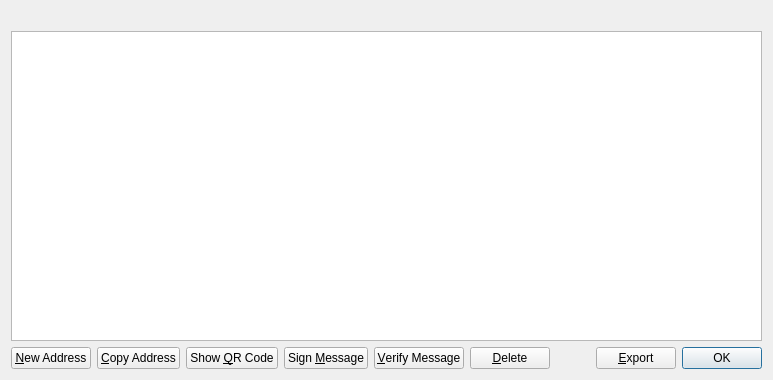
<?xml version="1.0" encoding="UTF-8"?>
<ui version="4.0">
 <class>AddressBookPage</class>
 <widget class="QWidget" name="AddressBookPage">
  <property name="geometry">
   <rect>
    <x>0</x>
    <y>0</y>
    <width>773</width>
    <height>380</height>
   </rect>
  </property>
  <property name="windowTitle">
   <string>Address Book</string>
  </property>
  <property name="styleSheet">
   <string notr="true">background-image: url(:/images/xd2);</string>
  </property>
  <layout class="QVBoxLayout" name="verticalLayout">
   <item>
    <widget class="QLabel" name="labelExplanation">
     <property name="textFormat">
      <enum>Qt::PlainText</enum>
     </property>
     <property name="wordWrap">
      <bool>true</bool>
     </property>
    </widget>
   </item>
   <item>
    <widget class="QTableView" name="tableView">
     <property name="contextMenuPolicy">
      <enum>Qt::CustomContextMenu</enum>
     </property>
     <property name="toolTip">
      <string>Double-click to edit address or label</string>
     </property>
     <property name="tabKeyNavigation">
      <bool>false</bool>
     </property>
     <property name="alternatingRowColors">
      <bool>true</bool>
     </property>
     <property name="selectionMode">
      <enum>QAbstractItemView::SingleSelection</enum>
     </property>
     <property name="selectionBehavior">
      <enum>QAbstractItemView::SelectRows</enum>
     </property>
     <property name="sortingEnabled">
      <bool>true</bool>
     </property>
     <attribute name="verticalHeaderVisible">
      <bool>false</bool>
     </attribute>
    </widget>
   </item>
   <item>
    <layout class="QHBoxLayout" name="horizontalLayout">
     <item>
      <widget class="QPushButton" name="newAddress">
       <property name="toolTip">
        <string>Create a new address</string>
       </property>
       <property name="text">
        <string>&amp;New Address</string>
       </property>
       <property name="icon">
        <iconset resource="../bitcoin.qrc">
         <normaloff>:/icons/add</normaloff>:/icons/add</iconset>
       </property>
      </widget>
     </item>
     <item>
      <widget class="QPushButton" name="copyAddress">
       <property name="toolTip">
        <string>Copy the currently selected address to the system clipboard</string>
       </property>
       <property name="text">
        <string>&amp;Copy Address</string>
       </property>
       <property name="icon">
        <iconset resource="../bitcoin.qrc">
         <normaloff>:/icons/editcopy</normaloff>:/icons/editcopy</iconset>
       </property>
      </widget>
     </item>
     <item>
      <widget class="QPushButton" name="showQRCode">
       <property name="text">
        <string>Show &amp;QR Code</string>
       </property>
       <property name="icon">
        <iconset resource="../bitcoin.qrc">
         <normaloff>:/icons/qrcode</normaloff>:/icons/qrcode</iconset>
       </property>
      </widget>
     </item>
     <item>
      <widget class="QPushButton" name="signMessage">
       <property name="toolTip">
        <string>Sign a message to prove you own a ZcoinDark address</string>
       </property>
       <property name="text">
        <string>Sign &amp;Message</string>
       </property>
       <property name="icon">
        <iconset resource="../bitcoin.qrc">
         <normaloff>:/icons/edit</normaloff>:/icons/edit</iconset>
       </property>
      </widget>
     </item>
     <item>
      <widget class="QPushButton" name="verifyMessage">
       <property name="toolTip">
        <string>Verify a message to ensure it was signed with a specified ZcoinDark address</string>
       </property>
       <property name="text">
        <string>&amp;Verify Message</string>
       </property>
       <property name="icon">
        <iconset resource="../bitcoin.qrc">
         <normaloff>:/icons/transaction_0</normaloff>:/icons/transaction_0</iconset>
       </property>
      </widget>
     </item>
     <item>
      <widget class="QPushButton" name="deleteAddress">
       <property name="toolTip">
        <string>Delete the currently selected address from the list</string>
       </property>
       <property name="text">
        <string>&amp;Delete</string>
       </property>
       <property name="icon">
        <iconset resource="../bitcoin.qrc">
         <normaloff>:/icons/remove</normaloff>:/icons/remove</iconset>
       </property>
      </widget>
     </item>
     <item>
      <spacer name="horizontalSpacer">
       <property name="orientation">
        <enum>Qt::Horizontal</enum>
       </property>
       <property name="sizeHint" stdset="0">
        <size>
         <width>40</width>
         <height>20</height>
        </size>
       </property>
      </spacer>
     </item>
     <item>
      <widget class="QPushButton" name="exportButton">
       <property name="toolTip">
        <string>Export the data in the current tab to a file</string>
       </property>
       <property name="text">
        <string>&amp;Export</string>
       </property>
       <property name="icon">
        <iconset resource="../bitcoin.qrc">
         <normaloff>:/icons/export</normaloff>:/icons/export</iconset>
       </property>
      </widget>
     </item>
     <item>
      <widget class="QDialogButtonBox" name="buttonBox">
       <property name="sizePolicy">
        <sizepolicy hsizetype="Maximum" vsizetype="Fixed">
         <horstretch>0</horstretch>
         <verstretch>0</verstretch>
        </sizepolicy>
       </property>
       <property name="standardButtons">
        <set>QDialogButtonBox::Ok</set>
       </property>
      </widget>
     </item>
    </layout>
   </item>
  </layout>
 </widget>
 <resources>
  <include location="../bitcoin.qrc"/>
 </resources>
 <connections/>
</ui>
